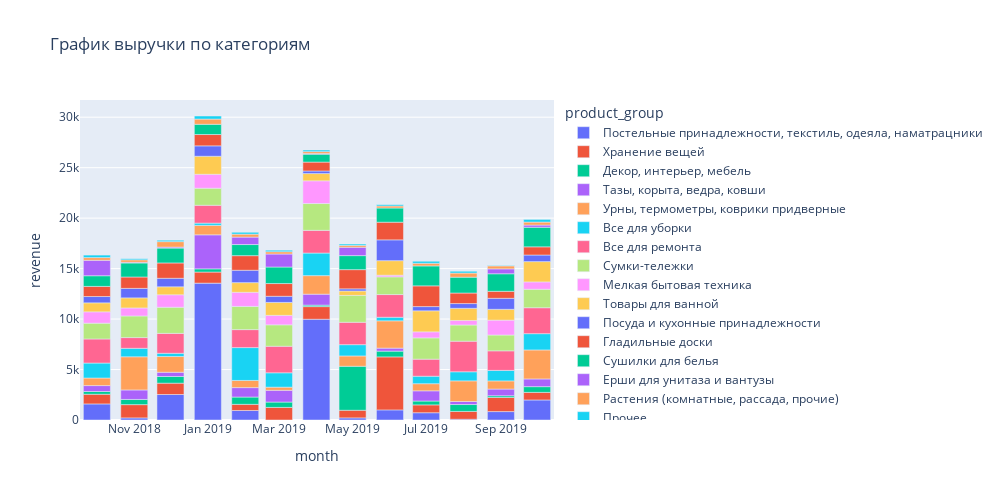

The notebook cell saved with this chart:
### Code cell
revenue = df.groupby(['month', 'product_group']).agg({'revenue':'mean'}).sort_values(by = 'revenue', ascending = False).reset_index()

fig = px.bar(revenue, x='month', y='revenue', title='График выручки по категориям', color='product_group', width=1000, height=500)
fig.show()

### Figure 1 — Plotly figure (JSON) as saved in the notebook; plotly's stock layout.template omitted (floating-point values rounded to 4 significant figures)
{"data": [{"alignmentgroup": "True", "hovertemplate": "product_group=Постельные принадлежности, текстиль, одеяла, наматрацники<br>month=%{x}<br>revenue=%{y}<extra></extra>", "legendgroup": "Постельные принадлежности, текстиль, одеяла, наматрацники", "marker": {"color": "#636efa"}, "name": "Постельные принадлежности, текстиль, одеяла, наматрацники", "offsetgroup": "Постельные принадлежности, текстиль, одеяла, наматрацники", "orientation": "v", "showlegend": true, "textposition": "auto", "type": "bar", "x": ["2019-01-01T00:00:00", "2019-04-01T00:00:00", "2018-12-01T00:00:00", "2019-10-01T00:00:00", "2018-10-01T00:00:00", "2019-06-01T00:00:00", "2019-02-01T00:00:00", "2019-09-01T00:00:00", "2019-07-01T00:00:00", "2019-05-01T00:00:00", "2018-11-01T00:00:00", "2019-08-01T00:00:00"], "xaxis": "x", "y": [13560.0, 9983.0, 2526.0, 1985.0, 1592.0, 1003.0, 942.7, 833.8, 720.5, 209, 208, 74], "yaxis": "y"}, {"alignmentgroup": "True", "hovertemplate": "product_group=Хранение вещей<br>month=%{x}<br>revenue=%{y}<extra></extra>", "legendgroup": "Хранение вещей", "marker": {"color": "#EF553B"}, "name": "Хранение вещей", "offsetgroup": "Хранение вещей", "orientation": "v", "showlegend": true, "textposition": "auto", "type": "bar", "x": ["2019-06-01T00:00:00", "2019-09-01T00:00:00", "2018-11-01T00:00:00", "2019-04-01T00:00:00", "2019-03-01T00:00:00", "2018-12-01T00:00:00", "2019-01-01T00:00:00", "2018-10-01T00:00:00", "2019-07-01T00:00:00", "2019-08-01T00:00:00", "2019-05-01T00:00:00", "2019-10-01T00:00:00", "2019-02-01T00:00:00"], "xaxis": "x", "y": [5249.0, 1398.0, 1315.0, 1253.0, 1248.0, 1123.0, 1098.0, 959.3, 777.1, 776, 755.6, 752.1, 609.2], "yaxis": "y"}, {"alignmentgroup": "True", "hovertemplate": "product_group=Декор, интерьер, мебель<br>month=%{x}<br>revenue=%{y}<extra></extra>", "legendgroup": "Декор, интерьер, мебель", "marker": {"color": "#00cc96"}, "name": "Декор, интерьер, мебель", "offsetgroup": "Декор, интерьер, мебель", "orientation": "v", "showlegend": true, "textposition": "auto", "type": "bar", "x": ["2019-05-01T00:00:00", "2019-02-01T00:00:00", "2019-08-01T00:00:00", "2018-12-01T00:00:00", "2019-06-01T00:00:00", "2019-10-01T00:00:00", "2019-03-01T00:00:00", "2018-11-01T00:00:00", "2019-07-01T00:00:00", "2019-01-01T00:00:00", "2018-10-01T00:00:00", "2019-09-01T00:00:00", "2019-04-01T00:00:00"], "xaxis": "x", "y": [4358.0, 723.3, 682.8, 662, 570.5, 567.2, 529.3, 514.1, 382.2, 317.4, 273.4, 169.5, 145.4], "yaxis": "y"}, {"alignmentgroup": "True", "hovertemplate": "product_group=Тазы, корыта, ведра, ковши<br>month=%{x}<br>revenue=%{y}<extra></extra>", "legendgroup": "Тазы, корыта, ведра, ковши", "marker": {"color": "#ab63fa"}, "name": "Тазы, корыта, ведра, ковши", "offsetgroup": "Тазы, корыта, ведра, ковши", "orientation": "v", "showlegend": true, "textposition": "auto", "type": "bar", "x": ["2019-01-01T00:00:00", "2019-03-01T00:00:00", "2019-04-01T00:00:00", "2019-07-01T00:00:00", "2018-11-01T00:00:00", "2019-02-01T00:00:00", "2019-10-01T00:00:00", "2019-09-01T00:00:00", "2018-10-01T00:00:00", "2018-12-01T00:00:00", "2019-06-01T00:00:00", "2019-08-01T00:00:00"], "xaxis": "x", "y": [3372.0, 1165, 1085.0, 1011.0, 938.6, 934.3, 763.8, 663.4, 585.1, 420, 299.4, 299.2], "yaxis": "y"}, {"alignmentgroup": "True", "hovertemplate": "product_group=Урны, термометры, коврики придверные<br>month=%{x}<br>revenue=%{y}<extra></extra>", "legendgroup": "Урны, термометры, коврики придверные", "marker": {"color": "#FFA15A"}, "name": "Урны, термометры, коврики придверные", "offsetgroup": "Урны, термометры, коврики придверные", "orientation": "v", "showlegend": true, "textposition": "auto", "type": "bar", "x": ["2018-11-01T00:00:00", "2019-10-01T00:00:00", "2019-06-01T00:00:00", "2019-08-01T00:00:00", "2019-04-01T00:00:00", "2018-12-01T00:00:00", "2019-05-01T00:00:00", "2019-01-01T00:00:00", "2019-09-01T00:00:00", "2018-10-01T00:00:00", "2019-02-01T00:00:00", "2019-07-01T00:00:00", "2019-03-01T00:00:00"], "xaxis": "x", "y": [3288.0, 2874, 2704.0, 2045.0, 1836.0, 1559.0, 1024.0, 935.4, 809, 749.7, 709, 705.8, 310.5], "yaxis": "y"}, {"alignmentgroup": "True", "hovertemplate": "product_group=Все для уборки<br>month=%{x}<br>revenue=%{y}<extra></extra>", "legendgroup": "Все для уборки", "marker": {"color": "#19d3f3"}, "name": "Все для уборки", "offsetgroup": "Все для уборки", "orientation": "v", "showlegend": true, "textposition": "auto", "type": "bar", "x": ["2019-02-01T00:00:00", "2019-04-01T00:00:00", "2019-10-01T00:00:00", "2018-10-01T00:00:00", "2019-03-01T00:00:00", "2019-05-01T00:00:00", "2019-09-01T00:00:00", "2019-08-01T00:00:00", "2018-11-01T00:00:00", "2019-07-01T00:00:00", "2019-06-01T00:00:00", "2018-12-01T00:00:00", "2019-01-01T00:00:00"], "xaxis": "x", "y": [3255.0, 2239.0, 1612.0, 1484.0, 1424.0, 1118.0, 1042, 900, 838.3, 740.2, 354, 321.6, 224], "yaxis": "y"}, {"alignmentgroup": "True", "hovertemplate": "product_group=Все для ремонта<br>month=%{x}<br>revenue=%{y}<extra></extra>", "legendgroup": "Все для ремонта", "marker": {"color": "#FF6692"}, "name": "Все для ремонта", "offsetgroup": "Все для ремонта", "orientation": "v", "showlegend": true, "textposition": "auto", "type": "bar", "x": ["2019-08-01T00:00:00", "2019-03-01T00:00:00", "2019-10-01T00:00:00", "2018-10-01T00:00:00", "2019-06-01T00:00:00", "2019-04-01T00:00:00", "2019-05-01T00:00:00", "2018-12-01T00:00:00", "2019-09-01T00:00:00", "2019-02-01T00:00:00", "2019-01-01T00:00:00", "2019-07-01T00:00:00", "2018-11-01T00:00:00"], "xaxis": "x", "y": [3030.0, 2630.0, 2571.0, 2384.0, 2249, 2249, 2218.0, 1971.0, 1936.0, 1781.0, 1768.0, 1690.0, 1062.0], "yaxis": "y"}, {"alignmentgroup": "True", "hovertemplate": "product_group=Сумки-тележки<br>month=%{x}<br>revenue=%{y}<extra></extra>", "legendgroup": "Сумки-тележки", "marker": {"color": "#B6E880"}, "name": "Сумки-тележки", "offsetgroup": "Сумки-тележки", "orientation": "v", "showlegend": true, "textposition": "auto", "type": "bar", "x": ["2019-05-01T00:00:00", "2019-04-01T00:00:00", "2018-12-01T00:00:00", "2019-02-01T00:00:00", "2018-11-01T00:00:00", "2019-03-01T00:00:00", "2019-07-01T00:00:00", "2019-10-01T00:00:00", "2019-06-01T00:00:00", "2019-01-01T00:00:00", "2019-08-01T00:00:00", "2019-09-01T00:00:00", "2018-10-01T00:00:00"], "xaxis": "x", "y": [2664.0, 2657.0, 2587.0, 2300.0, 2143.0, 2121.0, 2108.0, 1829.0, 1753.0, 1689.0, 1604.0, 1568.0, 1565.0], "yaxis": "y"}, {"alignmentgroup": "True", "hovertemplate": "product_group=Мелкая бытовая техника<br>month=%{x}<br>revenue=%{y}<extra></extra>", "legendgroup": "Мелкая бытовая техника", "marker": {"color": "#FF97FF"}, "name": "Мелкая бытовая техника", "offsetgroup": "Мелкая бытовая техника", "orientation": "v", "showlegend": true, "textposition": "auto", "type": "bar", "x": ["2019-04-01T00:00:00", "2019-09-01T00:00:00", "2019-02-01T00:00:00", "2019-01-01T00:00:00", "2018-12-01T00:00:00", "2018-10-01T00:00:00", "2019-03-01T00:00:00", "2018-11-01T00:00:00", "2019-10-01T00:00:00", "2019-07-01T00:00:00", "2019-08-01T00:00:00", "2019-06-01T00:00:00"], "xaxis": "x", "y": [2249, 1474, 1398, 1382, 1237.0, 1124, 940.5, 795.6, 726.5, 599, 449, 164], "yaxis": "y"}, {"alignmentgroup": "True", "hovertemplate": "product_group=Товары для ванной<br>month=%{x}<br>revenue=%{y}<extra></extra>", "legendgroup": "Товары для ванной", "marker": {"color": "#FECB52"}, "name": "Товары для ванной", "offsetgroup": "Товары для ванной", "orientation": "v", "showlegend": true, "textposition": "auto", "type": "bar", "x": ["2019-07-01T00:00:00", "2019-10-01T00:00:00", "2019-01-01T00:00:00", "2019-06-01T00:00:00", "2019-03-01T00:00:00", "2019-08-01T00:00:00", "2019-09-01T00:00:00", "2018-11-01T00:00:00", "2019-02-01T00:00:00", "2018-10-01T00:00:00", "2018-12-01T00:00:00", "2019-04-01T00:00:00", "2019-05-01T00:00:00"], "xaxis": "x", "y": [2084.0, 2012, 1785, 1440.0, 1280.0, 1206.0, 1072.0, 997.2, 956.8, 891.8, 791.8, 720.1, 436.8], "yaxis": "y"}, {"alignmentgroup": "True", "hovertemplate": "product_group=Посуда и кухонные принадлежности<br>month=%{x}<br>revenue=%{y}<extra></extra>", "legendgroup": "Посуда и кухонные принадлежности", "marker": {"color": "#636efa"}, "name": "Посуда и кухонные принадлежности", "offsetgroup": "Посуда и кухонные принадлежности", "orientation": "v", "showlegend": true, "textposition": "auto", "type": "bar", "x": ["2019-06-01T00:00:00", "2019-02-01T00:00:00", "2019-09-01T00:00:00", "2019-01-01T00:00:00", "2018-11-01T00:00:00", "2018-12-01T00:00:00", "2019-10-01T00:00:00", "2018-10-01T00:00:00", "2019-03-01T00:00:00", "2019-08-01T00:00:00", "2019-07-01T00:00:00", "2019-04-01T00:00:00", "2019-05-01T00:00:00"], "xaxis": "x", "y": [2062.0, 1227.0, 1090.0, 1031.0, 940.3, 844.4, 653.2, 625.1, 610.4, 470.5, 417.7, 254.9, 212.5], "yaxis": "y"}, {"alignmentgroup": "True", "hovertemplate": "product_group=Гладильные доски<br>month=%{x}<br>revenue=%{y}<extra></extra>", "legendgroup": "Гладильные доски", "marker": {"color": "#EF553B"}, "name": "Гладильные доски", "offsetgroup": "Гладильные доски", "orientation": "v", "showlegend": true, "textposition": "auto", "type": "bar", "x": ["2019-07-01T00:00:00", "2019-05-01T00:00:00", "2019-06-01T00:00:00", "2018-12-01T00:00:00", "2019-02-01T00:00:00", "2019-03-01T00:00:00", "2018-11-01T00:00:00", "2019-01-01T00:00:00", "2019-08-01T00:00:00", "2018-10-01T00:00:00", "2019-04-01T00:00:00", "2019-10-01T00:00:00", "2019-09-01T00:00:00"], "xaxis": "x", "y": [2055.0, 1901.0, 1750.0, 1518.0, 1446.0, 1261.0, 1129.0, 1123.0, 1045, 1003.0, 881.6, 811.4, 694.4], "yaxis": "y"}, {"alignmentgroup": "True", "hovertemplate": "product_group=Сушилки для белья<br>month=%{x}<br>revenue=%{y}<extra></extra>", "legendgroup": "Сушилки для белья", "marker": {"color": "#00cc96"}, "name": "Сушилки для белья", "offsetgroup": "Сушилки для белья", "orientation": "v", "showlegend": true, "textposition": "auto", "type": "bar", "x": ["2019-07-01T00:00:00", "2019-10-01T00:00:00", "2019-09-01T00:00:00", "2019-03-01T00:00:00", "2019-08-01T00:00:00", "2018-12-01T00:00:00", "2019-06-01T00:00:00", "2019-05-01T00:00:00", "2018-11-01T00:00:00", "2019-02-01T00:00:00", "2018-10-01T00:00:00", "2019-01-01T00:00:00", "2019-04-01T00:00:00"], "xaxis": "x", "y": [1976.0, 1938.0, 1736.0, 1637.0, 1569.0, 1476.0, 1406.0, 1390.0, 1387.0, 1101.0, 1057.0, 1014.0, 783.5], "yaxis": "y"}, {"alignmentgroup": "True", "hovertemplate": "product_group=Ерши для унитаза и вантузы<br>month=%{x}<br>revenue=%{y}<extra></extra>", "legendgroup": "Ерши для унитаза и вантузы", "marker": {"color": "#ab63fa"}, "name": "Ерши для унитаза и вантузы", "offsetgroup": "Ерши для унитаза и вантузы", "orientation": "v", "showlegend": true, "textposition": "auto", "type": "bar", "x": ["2018-10-01T00:00:00", "2019-03-01T00:00:00", "2019-05-01T00:00:00", "2019-02-01T00:00:00", "2019-09-01T00:00:00", "2019-10-01T00:00:00", "2018-12-01T00:00:00", "2018-11-01T00:00:00", "2019-04-01T00:00:00"], "xaxis": "x", "y": [1530, 1288, 825, 737.2, 487, 220, 96, 70.67, 59], "yaxis": "y"}, {"alignmentgroup": "True", "hovertemplate": "product_group=Растения (комнатные, рассада, прочие)<br>month=%{x}<br>revenue=%{y}<extra></extra>", "legendgroup": "Растения (комнатные, рассада, прочие)", "marker": {"color": "#FFA15A"}, "name": "Растения (комнатные, рассада, прочие)", "offsetgroup": "Растения (комнатные, рассада, прочие)", "orientation": "v", "showlegend": true, "textposition": "auto", "type": "bar", "x": ["2018-12-01T00:00:00", "2019-01-01T00:00:00", "2019-08-01T00:00:00", "2019-10-01T00:00:00", "2019-02-01T00:00:00", "2019-09-01T00:00:00", "2018-10-01T00:00:00", "2019-07-01T00:00:00", "2018-11-01T00:00:00", "2019-03-01T00:00:00", "2019-06-01T00:00:00", "2019-04-01T00:00:00", "2019-05-01T00:00:00"], "xaxis": "x", "y": [540.7, 517.5, 410.2, 295.3, 294.6, 294.4, 269.1, 260.8, 240.9, 228.2, 201.1, 193.9, 190.3], "yaxis": "y"}, {"alignmentgroup": "True", "hovertemplate": "product_group=Прочее<br>month=%{x}<br>revenue=%{y}<extra></extra>", "legendgroup": "Прочее", "marker": {"color": "#19d3f3"}, "name": "Прочее", "offsetgroup": "Прочее", "orientation": "v", "showlegend": true, "textposition": "auto", "type": "bar", "x": ["2019-01-01T00:00:00", "2019-10-01T00:00:00", "2018-10-01T00:00:00", "2019-07-01T00:00:00", "2019-02-01T00:00:00", "2019-08-01T00:00:00", "2019-04-01T00:00:00", "2019-03-01T00:00:00", "2018-12-01T00:00:00", "2019-05-01T00:00:00", "2019-06-01T00:00:00", "2018-11-01T00:00:00", "2019-09-01T00:00:00"], "xaxis": "x", "y": [304, 263.2, 246.8, 199.5, 182.9, 177.5, 156.8, 148.6, 138.8, 135.0, 126.5, 111.4, 49.9], "yaxis": "y"}], "layout": {"barmode": "relative", "height": 500, "legend": {"title": {"text": "product_group"}, "tracegroupgap": 0}, "title": {"text": "График выручки по категориям"}, "width": 1000, "xaxis": {"anchor": "y", "domain": [0, 1], "title": {"text": "month"}}, "yaxis": {"anchor": "x", "domain": [0, 1], "title": {"text": "revenue"}}}}
